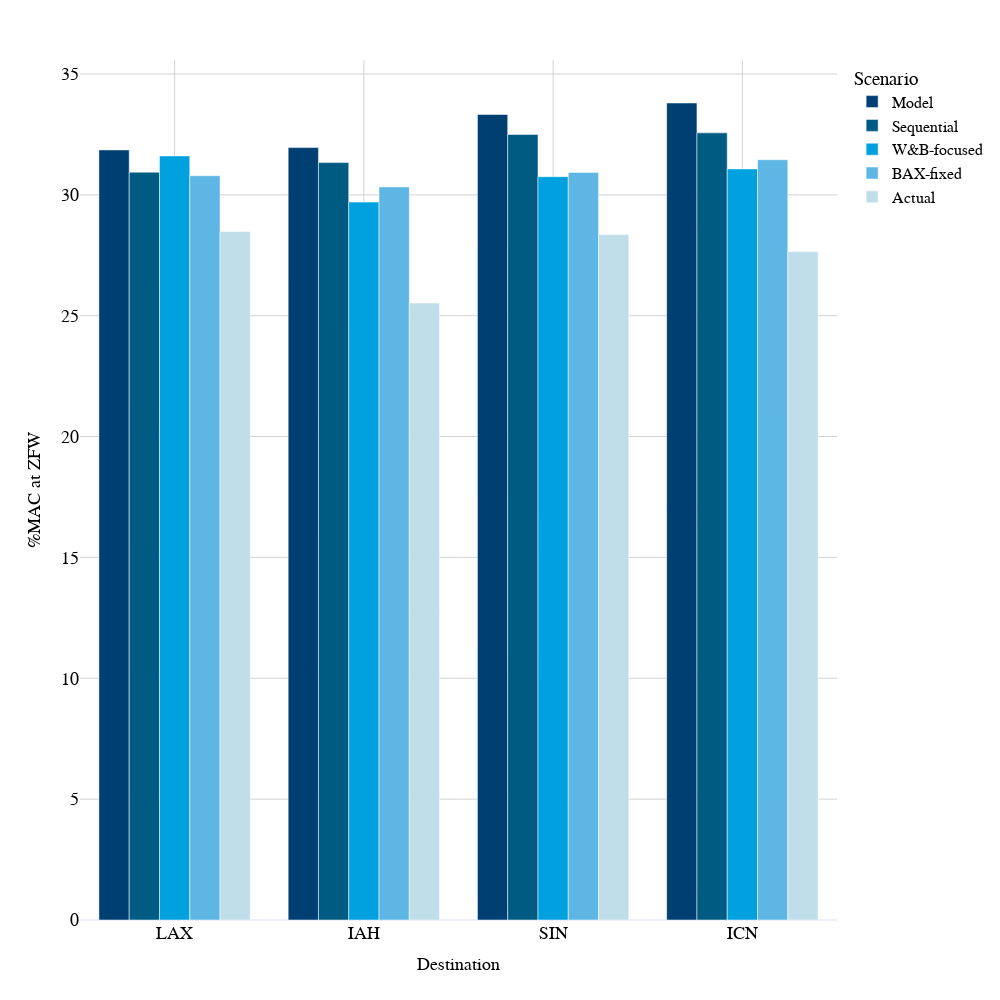

Here is the notebook cell this chart was saved with:
### Code cell
grouped_data = combined_results_MAC[:-1].groupby(['Flight Number'])[['%MAC ZFW_model', '%MAC ZFW_baseline', '%MAC ZFW_optimized_actual', '%MAC ZFW_bax_fixed', 'Actual %MAC ZFW']].mean()
grouped_data = grouped_data.reset_index()

flight_to_airport = {
    'KL601': 'LAX',
    'KL661': 'IAH',
    'KL835': 'SIN',
    'KL855': 'ICN'
}

grouped_data['Flight Number'] = grouped_data['Flight Number'].map(flight_to_airport)

data_for_barplot = grouped_data.melt(id_vars='Flight Number', var_name='Model Type', value_name='%MAC at ZFW')

model_type_mapping = {
    '%MAC ZFW_model': 'Model',
    '%MAC ZFW_baseline': 'Sequential',
    '%MAC ZFW_optimized_actual': 'W&B-focused',
    '%MAC ZFW_bax_fixed': 'BAX-fixed',
    'Actual %MAC ZFW': 'Actual'
}

# Replace model types with new labels
data_for_barplot['Model Type'] = data_for_barplot['Model Type'].map(model_type_mapping)

# colors = ['#062556', '#1a4d7f', '#467a9e', '#739ac1']
colors = ['#003F72', '#005B82', '#00A1DE', '#5EB6E4', '#C0DEEA']


fig = px.bar(data_for_barplot, 
             x='Flight Number', 
             y='%MAC at ZFW', 
             color='Model Type', 
             barmode='group', 
             color_discrete_sequence=colors)

fig.update_layout(xaxis_title={'text':'Destination', 'font':{'size':18}},
                  yaxis_title={'text':'%MAC at ZFW', 'font':{'size':18}},
                  template='plotly_white',  
                  plot_bgcolor='white',  
                  paper_bgcolor='white', 
                  font=dict(family='Arial, sans-serif', size=18, color='black'),
                  height=1000,
                  width=1000,
                  legend=dict(font=dict(size=16), title = 'Scenario')
)

fig.update_xaxes(showgrid=True, gridwidth=1, gridcolor='LightGrey')
fig.update_yaxes(showgrid=True, gridwidth=1, gridcolor='LightGrey')
fig.show()

### Figure 1 — Plotly figure (JSON) as saved in the notebook; plotly's stock layout.template omitted (floating-point values rounded to 4 significant figures)
{"data": [{"alignmentgroup": "True", "hovertemplate": "Model Type=Model<br>Flight Number=%{x}<br>%MAC at ZFW=%{y}<extra></extra>", "legendgroup": "Model", "marker": {"color": "#003F72", "pattern": {"shape": ""}}, "name": "Model", "offsetgroup": "Model", "orientation": "v", "showlegend": true, "textposition": "auto", "type": "bar", "x": ["LAX", "IAH", "SIN", "ICN"], "xaxis": "x", "y": [31.86, 31.95, 33.32, 33.8], "yaxis": "y"}, {"alignmentgroup": "True", "hovertemplate": "Model Type=Sequential<br>Flight Number=%{x}<br>%MAC at ZFW=%{y}<extra></extra>", "legendgroup": "Sequential", "marker": {"color": "#005B82", "pattern": {"shape": ""}}, "name": "Sequential", "offsetgroup": "Sequential", "orientation": "v", "showlegend": true, "textposition": "auto", "type": "bar", "x": ["LAX", "IAH", "SIN", "ICN"], "xaxis": "x", "y": [30.94, 31.34, 32.5, 32.56], "yaxis": "y"}, {"alignmentgroup": "True", "hovertemplate": "Model Type=W&B-focused<br>Flight Number=%{x}<br>%MAC at ZFW=%{y}<extra></extra>", "legendgroup": "W&B-focused", "marker": {"color": "#00A1DE", "pattern": {"shape": ""}}, "name": "W&B-focused", "offsetgroup": "W&B-focused", "orientation": "v", "showlegend": true, "textposition": "auto", "type": "bar", "x": ["LAX", "IAH", "SIN", "ICN"], "xaxis": "x", "y": [31.61, 29.7, 30.75, 31.07], "yaxis": "y"}, {"alignmentgroup": "True", "hovertemplate": "Model Type=BAX-fixed<br>Flight Number=%{x}<br>%MAC at ZFW=%{y}<extra></extra>", "legendgroup": "BAX-fixed", "marker": {"color": "#5EB6E4", "pattern": {"shape": ""}}, "name": "BAX-fixed", "offsetgroup": "BAX-fixed", "orientation": "v", "showlegend": true, "textposition": "auto", "type": "bar", "x": ["LAX", "IAH", "SIN", "ICN"], "xaxis": "x", "y": [30.79, 30.33, 30.93, 31.45], "yaxis": "y"}, {"alignmentgroup": "True", "hovertemplate": "Model Type=Actual<br>Flight Number=%{x}<br>%MAC at ZFW=%{y}<extra></extra>", "legendgroup": "Actual", "marker": {"color": "#C0DEEA", "pattern": {"shape": ""}}, "name": "Actual", "offsetgroup": "Actual", "orientation": "v", "showlegend": true, "textposition": "auto", "type": "bar", "x": ["LAX", "IAH", "SIN", "ICN"], "xaxis": "x", "y": [28.48, 25.53, 28.36, 27.65], "yaxis": "y"}], "layout": {"barmode": "group", "font": {"color": "black", "family": "Arial, sans-serif", "size": 18}, "height": 1000, "legend": {"font": {"size": 16}, "title": {"text": "Scenario"}, "tracegroupgap": 0}, "margin": {"t": 60}, "paper_bgcolor": "white", "plot_bgcolor": "white", "width": 1000, "xaxis": {"anchor": "y", "domain": [0, 1], "gridcolor": "LightGrey", "gridwidth": 1, "showgrid": true, "title": {"font": {"size": 18}, "text": "Destination"}}, "yaxis": {"anchor": "x", "domain": [0, 1], "gridcolor": "LightGrey", "gridwidth": 1, "showgrid": true, "title": {"font": {"size": 18}, "text": "%MAC at ZFW"}}}}
